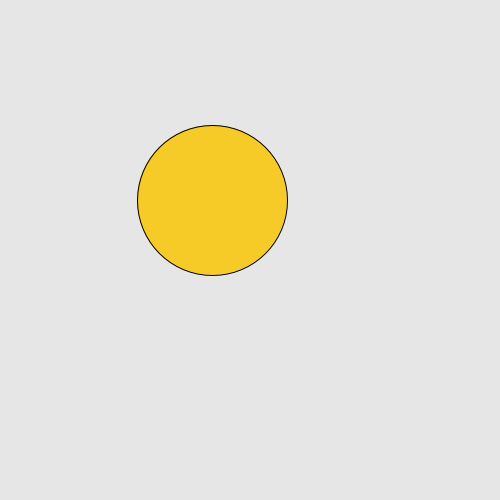
Frame 1 (no input)
Frame 60 (the mouse pressed at the canvas centre just before this capture): identical to frame 1, image omitted
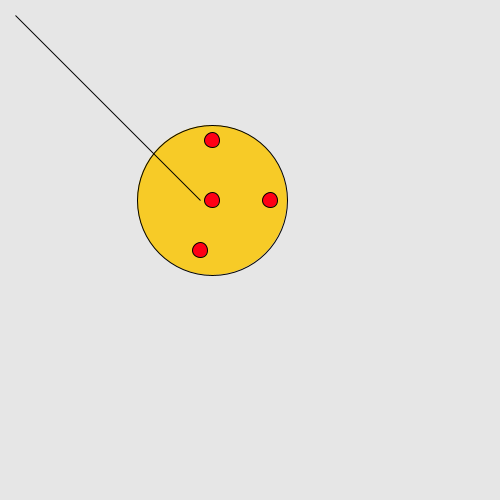
Frame 120 (the mouse held since frame 60 and released just before this capture)

The Processing sketch that drew these frames (run headless with seeded random() and noise(); from frame 60 on, the mouse is pressed at the canvas centre):

// Processing sketch: pizza
// ── pizza.pde

void setup() {
    size(500, 500);
  
  
  
}
void draw() {
 background(230);
 fill (#F7CB27);
  ellipse(212, 200, 150, 150);
 if(mousePressed){
    fill(#FF0015);
    ellipse(212, 140, 15, 15);
   
    fill(#FF0015);
    ellipse(212, 200, 15, 15);
    
     fill(#FF0015);
    ellipse(200, 250, 15, 15);
     fill(#FF0015);
    ellipse(270, 200, 15, 15);
    
    triangle(200, 200, 15, 15, 15, 15);
    
    
  }
}
